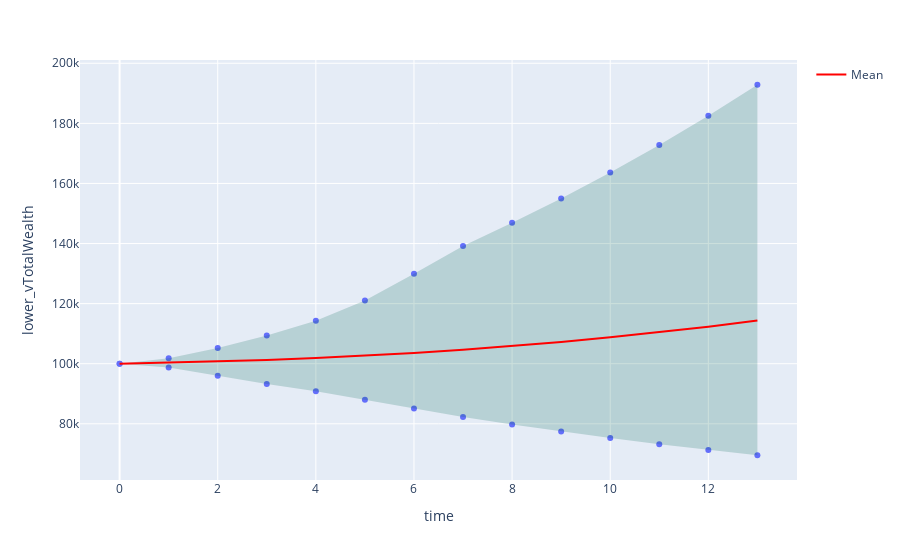

Source (notebook cell):
### Code cell
# This third plot shows the time series evolution with a certain confidence interval
analyzer.plot_ci(name='vTotalWealth', time_col='time', scenario_col='scenario',filter=None, col_names=['scenario', 'time'], confidence=.90, inline_plot=True)

### Figure 1 — Plotly figure (JSON) as saved in the notebook; plotly's stock layout.template omitted (floating-point values rounded to 4 significant figures)
{"data": [{"hovertemplate": "time=%{x}<br>lower_vTotalWealth=%{y}<extra></extra>", "legendgroup": "", "marker": {"color": "#636efa", "symbol": "circle"}, "mode": "markers", "name": "", "orientation": "v", "showlegend": false, "type": "scatter", "x": [0, 1, 2, 3, 4, 5, 6, 7, 8, 9, 10, 11, 12, 13], "xaxis": "x", "y": [100000, 98730.0, 96030.0, 93230.0, 90810.0, 88030.0, 85060.0, 82270.0, 79740.0, 77450.0, 75270.0, 73200.0, 71260.0, 69530.0], "yaxis": "y"}, {"hovertemplate": "time=%{x}<br>upper_vTotalWealth=%{y}<extra></extra>", "legendgroup": "", "marker": {"color": "#636efa", "symbol": "circle"}, "mode": "markers", "name": "", "orientation": "v", "showlegend": false, "type": "scatter", "x": [0, 1, 2, 3, 4, 5, 6, 7, 8, 9, 10, 11, 12, 13], "xaxis": "x", "y": [100000, 101800.0, 105200.0, 109400.0, 114300.0, 121000.0, 129900.0, 139200.0, 146900.0, 155000.0, 163600.0, 172800.0, 182500.0, 192900.0], "yaxis": "y"}, {"fill": "toself", "fillcolor": "rgba(0,100,80,0.2)", "line": {"color": "rgba(255,255,255,0)"}, "showlegend": false, "type": "scatter", "x": [0, 1, 2, 3, 4, 5, 6, 7, 8, 9, 10, 11, 12, 13, 13, 12, 11, 10, 9, 8, 7, 6, 5, 4, 3, 2, 1, 0], "y": [100000, 98730.0, 96030.0, 93230.0, 90810.0, 88030.0, 85060.0, 82270.0, 79740.0, 77450.0, 75270.0, 73200.0, 71260.0, 69530.0, 192900.0, 182500.0, 172800.0, 163600.0, 155000.0, 146900.0, 139200.0, 129900.0, 121000.0, 114300.0, 109400.0, 105200.0, 101800.0, 100000]}, {"line": {"color": "red", "width": 2}, "mode": "lines", "name": "Mean", "type": "scatter", "x": [0, 1, 2, 3, 4, 5, 6, 7, 8, 9, 10, 11, 12, 13], "y": [100000, 100400.0, 100800.0, 101200.0, 101900.0, 102700.0, 103600.0, 104700.0, 105900.0, 107200.0, 108800.0, 110500.0, 112300.0, 114400.0]}], "layout": {"legend": {"tracegroupgap": 0}, "margin": {"t": 60}, "xaxis": {"anchor": "y", "domain": [0, 1], "title": {"text": "time"}}, "yaxis": {"anchor": "x", "domain": [0, 1], "title": {"text": "lower_vTotalWealth"}}}}
